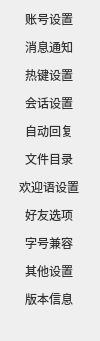
               <widget class="QWidget" name="btnpanel">
                <property name="geometry">
                 <rect>
                  <x>0</x>
                  <y>0</y>
                  <width>100</width>
                  <height>341</height>
                 </rect>
                </property>
                <property name="styleSheet">
                 <string notr="true">
QPushButton
{
	border:none;
	border-right-width: 2px;
    border-right-color: #00000000;
    border-right-style: solid; /* just a single line */
	color:#333333;
	font: 10pt &quot;微软雅黑&quot;;
}

QPushButton:checked
{
	color:#1ba9ba;
	border-right-width: 2px;
    border-right-color: #1ba9ba;
    border-right-style: solid; /* just a single line */
	
}</string>
                </property>
                <layout class="QVBoxLayout" name="verticalLayout_2">
                 <property name="spacing">
                  <number>10</number>
                 </property>
                 <property name="leftMargin">
                  <number>0</number>
                 </property>
                 <property name="topMargin">
                  <number>10</number>
                 </property>
                 <property name="rightMargin">
                  <number>0</number>
                 </property>
                 <property name="bottomMargin">
                  <number>0</number>
                 </property>
                 <item>
                  <widget class="QPushButton" name="btn_account">
                   <property name="cursor">
                    <cursorShape>PointingHandCursor</cursorShape>
                   </property>
                   <property name="text">
                    <string>账号设置</string>
                   </property>
                   <property name="checkable">
                    <bool>true</bool>
                   </property>
                   <property name="autoExclusive">
                    <bool>true</bool>
                   </property>
                   <property name="flat">
                    <bool>true</bool>
                   </property>
                  </widget>
                 </item>
                 <item>
                  <widget class="QPushButton" name="btn_msgnotice">
                   <property name="cursor">
                    <cursorShape>PointingHandCursor</cursorShape>
                   </property>
                   <property name="text">
                    <string>消息通知</string>
                   </property>
                   <property name="checkable">
                    <bool>true</bool>
                   </property>
                   <property name="autoExclusive">
                    <bool>true</bool>
                   </property>
                   <property name="flat">
                    <bool>true</bool>
                   </property>
                  </widget>
                 </item>
                 <item>
                  <widget class="QPushButton" name="btn_hotkey">
                   <property name="cursor">
                    <cursorShape>PointingHandCursor</cursorShape>
                   </property>
                   <property name="text">
                    <string>热键设置</string>
                   </property>
                   <property name="checkable">
                    <bool>true</bool>
                   </property>
                   <property name="autoExclusive">
                    <bool>true</bool>
                   </property>
                   <property name="flat">
                    <bool>true</bool>
                   </property>
                  </widget>
                 </item>
                 <item>
                  <widget class="QPushButton" name="btn_conversation">
                   <property name="cursor">
                    <cursorShape>PointingHandCursor</cursorShape>
                   </property>
                   <property name="text">
                    <string>会话设置</string>
                   </property>
                   <property name="checkable">
                    <bool>true</bool>
                   </property>
                   <property name="autoExclusive">
                    <bool>true</bool>
                   </property>
                   <property name="flat">
                    <bool>true</bool>
                   </property>
                  </widget>
                 </item>
                 <item>
                  <widget class="QPushButton" name="btn_autoreplay">
                   <property name="cursor">
                    <cursorShape>PointingHandCursor</cursorShape>
                   </property>
                   <property name="text">
                    <string>自动回复</string>
                   </property>
                   <property name="checkable">
                    <bool>true</bool>
                   </property>
                   <property name="autoExclusive">
                    <bool>true</bool>
                   </property>
                   <property name="flat">
                    <bool>true</bool>
                   </property>
                  </widget>
                 </item>
                 <item>
                  <widget class="QPushButton" name="btn_path">
                   <property name="cursor">
                    <cursorShape>PointingHandCursor</cursorShape>
                   </property>
                   <property name="text">
                    <string>文件目录</string>
                   </property>
                   <property name="checkable">
                    <bool>true</bool>
                   </property>
                   <property name="autoExclusive">
                    <bool>true</bool>
                   </property>
                   <property name="flat">
                    <bool>true</bool>
                   </property>
                  </widget>
                 </item>
                 <item>
                  <widget class="QPushButton" name="btn_welcome">
                   <property name="cursor">
                    <cursorShape>PointingHandCursor</cursorShape>
                   </property>
                   <property name="text">
                    <string>欢迎语设置</string>
                   </property>
                   <property name="checkable">
                    <bool>true</bool>
                   </property>
                   <property name="autoExclusive">
                    <bool>true</bool>
                   </property>
                   <property name="flat">
                    <bool>true</bool>
                   </property>
                  </widget>
                 </item>
                 <item>
                  <widget class="QPushButton" name="btn_friends">
                   <property name="cursor">
                    <cursorShape>PointingHandCursor</cursorShape>
                   </property>
                   <property name="text">
                    <string>好友选项</string>
                   </property>
                   <property name="checkable">
                    <bool>true</bool>
                   </property>
                   <property name="autoExclusive">
                    <bool>true</bool>
                   </property>
                   <property name="flat">
                    <bool>true</bool>
                   </property>
                  </widget>
                 </item>
                 <item>
                  <widget class="QPushButton" name="btn_fontsize">
                   <property name="cursor">
                    <cursorShape>PointingHandCursor</cursorShape>
                   </property>
                   <property name="text">
                    <string>字号兼容</string>
                   </property>
                   <property name="checkable">
                    <bool>true</bool>
                   </property>
                   <property name="autoExclusive">
                    <bool>true</bool>
                   </property>
                   <property name="flat">
                    <bool>true</bool>
                   </property>
                  </widget>
                 </item>
                 <item>
                  <widget class="QPushButton" name="btn_other">
                   <property name="text">
                    <string>其他设置</string>
                   </property>
                   <property name="checkable">
                    <bool>true</bool>
                   </property>
                   <property name="autoExclusive">
                    <bool>true</bool>
                   </property>
                   <property name="flat">
                    <bool>true</bool>
                   </property>
                  </widget>
                 </item>
                 <item>
                  <widget class="QPushButton" name="btn_version">
                   <property name="cursor">
                    <cursorShape>PointingHandCursor</cursorShape>
                   </property>
                   <property name="text">
                    <string>版本信息</string>
                   </property>
                   <property name="checkable">
                    <bool>true</bool>
                   </property>
                   <property name="autoExclusive">
                    <bool>true</bool>
                   </property>
                   <property name="flat">
                    <bool>true</bool>
                   </property>
                  </widget>
                 </item>
                 <item>
                  <spacer name="verticalSpacer_11">
                   <property name="orientation">
                    <enum>Qt::Vertical</enum>
                   </property>
                   <property name="sizeHint" stdset="0">
                    <size>
                     <width>20</width>
                     <height>40</height>
                    </size>
                   </property>
                  </spacer>
                 </item>
                </layout>
               </widget>
